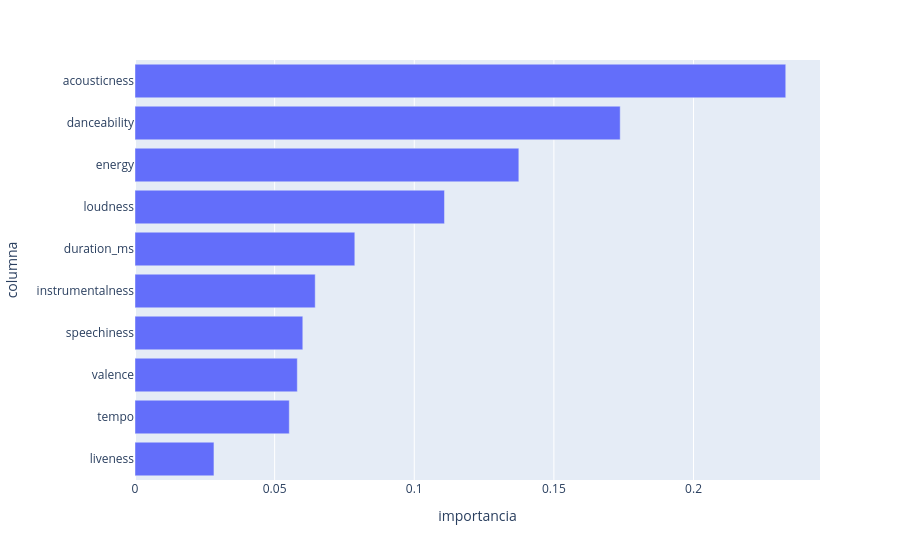

Notebook code cell kept with this figure:
### Code cell
# Importancia de cada columna para el Random Forest
importancias = pd.DataFrame({
    "columna": columnas_modelo,
    "importancia": rf.feature_importances_,
})

# Ordenamos de menor a mayor para que el gráfico quede bonito
importancias = importancias.sort_values("importancia")

fig = px.bar(importancias, x="importancia", y="columna", orientation="h")
fig.show()

### Figure 1 — Plotly figure (JSON) as saved in the notebook; plotly's stock layout.template omitted (floating-point values rounded to 4 significant figures)
{"data": [{"hovertemplate": "importancia=%{x}<br>columna=%{y}<extra></extra>", "legendgroup": "", "marker": {"color": "#636efa", "pattern": {"shape": ""}}, "name": "", "orientation": "h", "showlegend": false, "textposition": "auto", "type": "bar", "x": [0.02827, 0.05525, 0.05812, 0.06008, 0.06453, 0.07871, 0.1108, 0.1374, 0.1737, 0.233], "xaxis": "x", "y": ["liveness", "tempo", "valence", "speechiness", "instrumentalness", "duration_ms", "loudness", "energy", "danceability", "acousticness"], "yaxis": "y"}], "layout": {"barmode": "relative", "legend": {"tracegroupgap": 0}, "margin": {"t": 60}, "xaxis": {"anchor": "y", "domain": [0, 1], "title": {"text": "importancia"}}, "yaxis": {"anchor": "x", "domain": [0, 1], "title": {"text": "columna"}}}}
